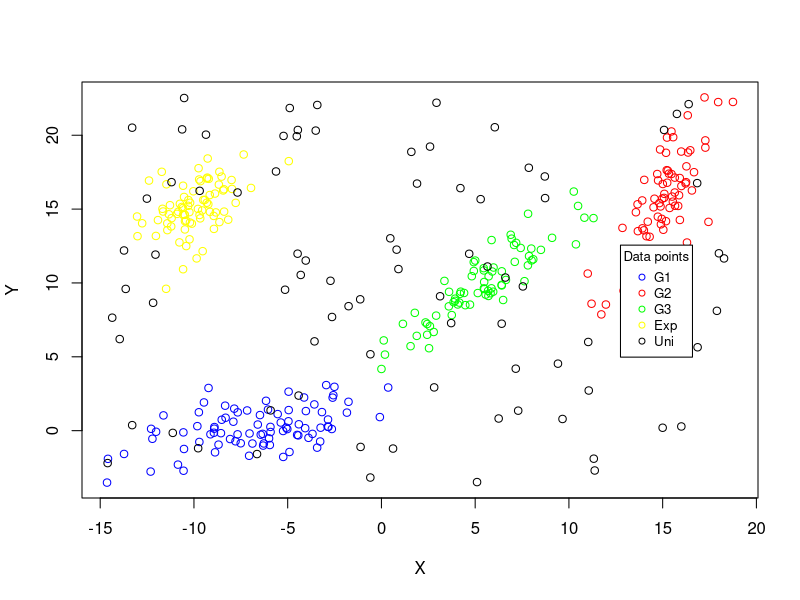
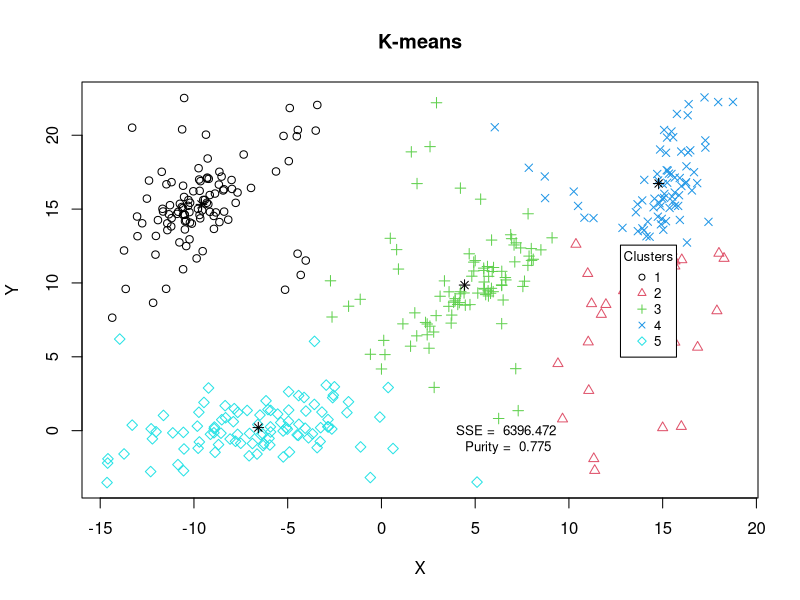
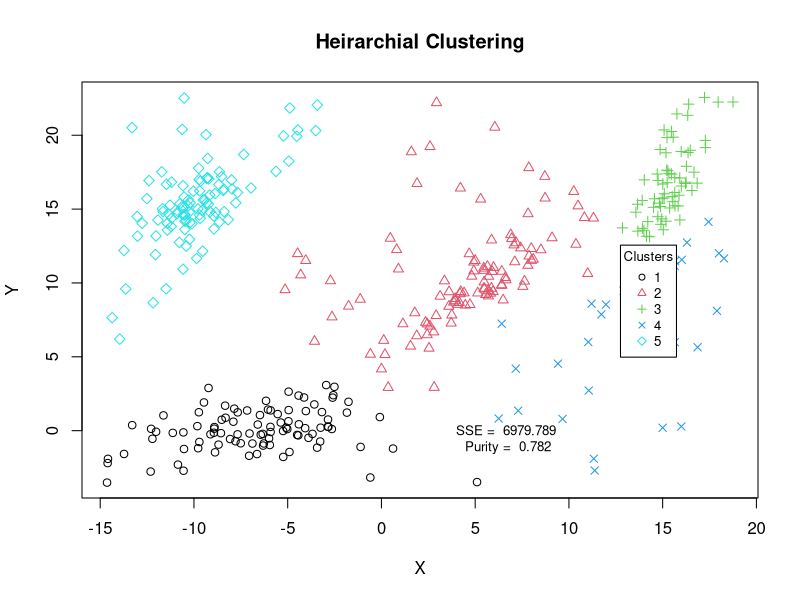
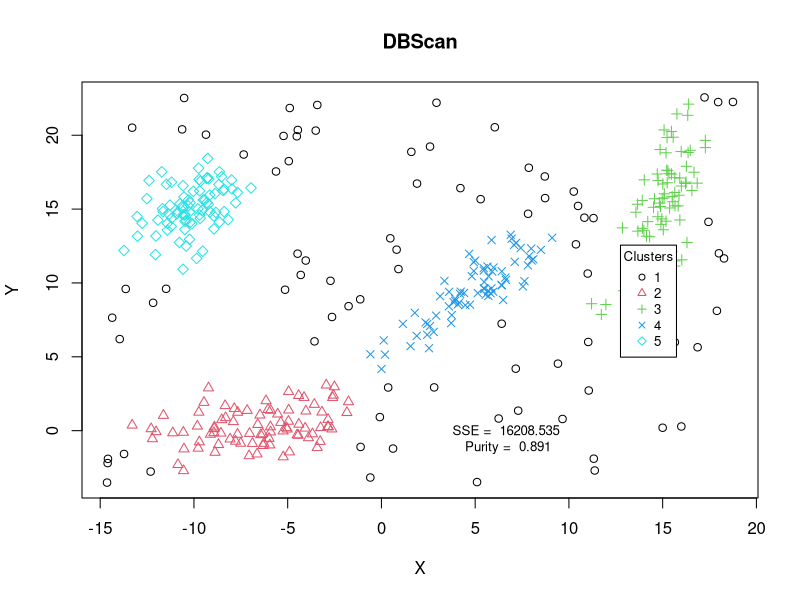

Source code (R) for these figures, in order:
#uses data in dataset.txt
dataset <- read.table("dataset.txt",header=TRUE,row.names=1)

#find min y from all plots, max y from all plots
xmin <- min(dataset[,1])
xmax <- max(dataset[,1])
ymin <- min(dataset[,2])
ymax <- max(dataset[,2])

xlim = c(xmin,xmax)
ylim = c(ymin,ymax)

#plotting all points in one graph with different colors
color <- c("blue","red","green","yellow","black")

plot(dataset[,1], dataset[,2], xlab="X", ylab="Y", col = ifelse(dataset[,3] == 1, color[1], ifelse(dataset[,3] == 2, color[2], ifelse(dataset[,3] == 3, color[3],ifelse(dataset[,3] == 4, color[4],color[5])))))

legend(xlim[2]-6, ylim[2]-10, legend=c("G1","G2","G3","Exp","Uni") , cex=0.8, pch = 1, col=color, title="Data points")

#CLUSTERING
require(graphics)

#dataset without class labels
cdataset = dataset[,-3]

#FUNCTIONS
#Square
square <- function(x)
{
  squared <- (x)*(x)
  return(squared)
}


#Purity
cal_purity <- function(new_labs, old_labs) 
{
  purity <- sum(apply(table(old_labs, new_labs), 2, max)) / length(new_labs)
  return (purity)
}

#SSE
#mean has been calculated
cal_SSE <- function(dataset, new_labs, k)
{
  sum_x <- vector(mode = "numeric", length = k)
  sum_y <- vector(mode = "numeric", length = k)
  nc <- vector(mode = "numeric", length = k)
  n = nrow(dataset)
  
  for (i in 1:n)
  {
    sum_x[new_labs[i]] <- sum_x[new_labs[i]] + dataset[i,1]
    sum_y[new_labs[i]] <- sum_y[new_labs[i]] + dataset[i,2]
    nc[new_labs[i]] <- nc[new_labs[i]] + 1
  }
  mean_x <- sum_x/nc
  mean_y <- sum_y/nc
  
  err_x <- 0
  err_y <- 0
  for (i in 1:n)
  {
    err_x <- err_x + square(mean_x[new_labs[i]] - dataset[i,1])
    err_y <- err_y + square(mean_y[new_labs[i]] - dataset[i,2])
  }
  
  sse <- err_x + err_y
  return (sse)
}


#K-MEANS
#kmeans(x, centers, iter.max = 10)
cluster_size <- 5
clk <- kmeans(cdataset, cluster_size, 10)
plot(cdataset, col = clk$cluster, pch = clk$cluster, xlab="X", ylab="Y")
points(clk$centers, col = "black" , pch = 8, cex = 1)
title("K-means")
legend(xlim[2]-6, ylim[2]-10, legend = sort(unique(clk$cluster)) , cex=0.8, col = sort(unique(clk$cluster)), pch = sort(unique(clk$cluster)), title="Clusters")
purity <- round(cal_purity(clk$cluster,dataset[,3]),3)
sse <- round(cal_SSE(cdataset,clk$cluster, cluster_size),3)
val <- paste(paste("SSE = ",sse),paste("\nPurity = ",purity))
text(xlim[2]-12, ylim[1]+3, val , cex=0.8)


#HIERARCHICHAL CLUSTERING
cluster_size <- 5
hc <- hclust(dist(cdataset), "ward.D")
clh <- cutree(as.hclust(hc), k = cluster_size)
plot(cdataset, col = clh, pch = clh, xlab="X", ylab="Y")
title("Heirarchial Clustering")
legend(xlim[2]-6, ylim[2]-10, legend = sort(unique(clh)) , cex=0.8, col = sort(unique(clh)), pch = sort(unique(clh)), title="Clusters")
purity <-round(cal_purity(clh,dataset[,3]),3)
sse <- round(cal_SSE(cdataset,clh, cluster_size),3)
val <- paste(paste("SSE = ",sse),paste("\nPurity = ",purity))
text(xlim[2]-12, ylim[1]+3, val , cex=0.8)

#DBSCAN
#downloaded using install.packages("dbscan")
library(dbscan)
db <- dbscan(cdataset, eps = 1.5, minPts = 5)
cld <- db$cluster+1
plot(cdataset, col = cld, pch = cld, xlab="X", ylab="Y")
title("DBScan")
cluster_size <- length(unique(cld))
legend(xlim[2]-6, ylim[2]-10, legend = sort(unique(cld)) , cex=0.8, col = sort(unique(cld)), pch = sort(unique(cld)), title="Clusters")
purity <- round(cal_purity(cld,dataset[,3]),3)
sse <- round(cal_SSE(cdataset,cld, cluster_size),3)
val <- paste(paste("SSE = ",sse),paste("\nPurity = ",purity))
text(xlim[2]-12, ylim[1]+3, val , cex=0.8)
